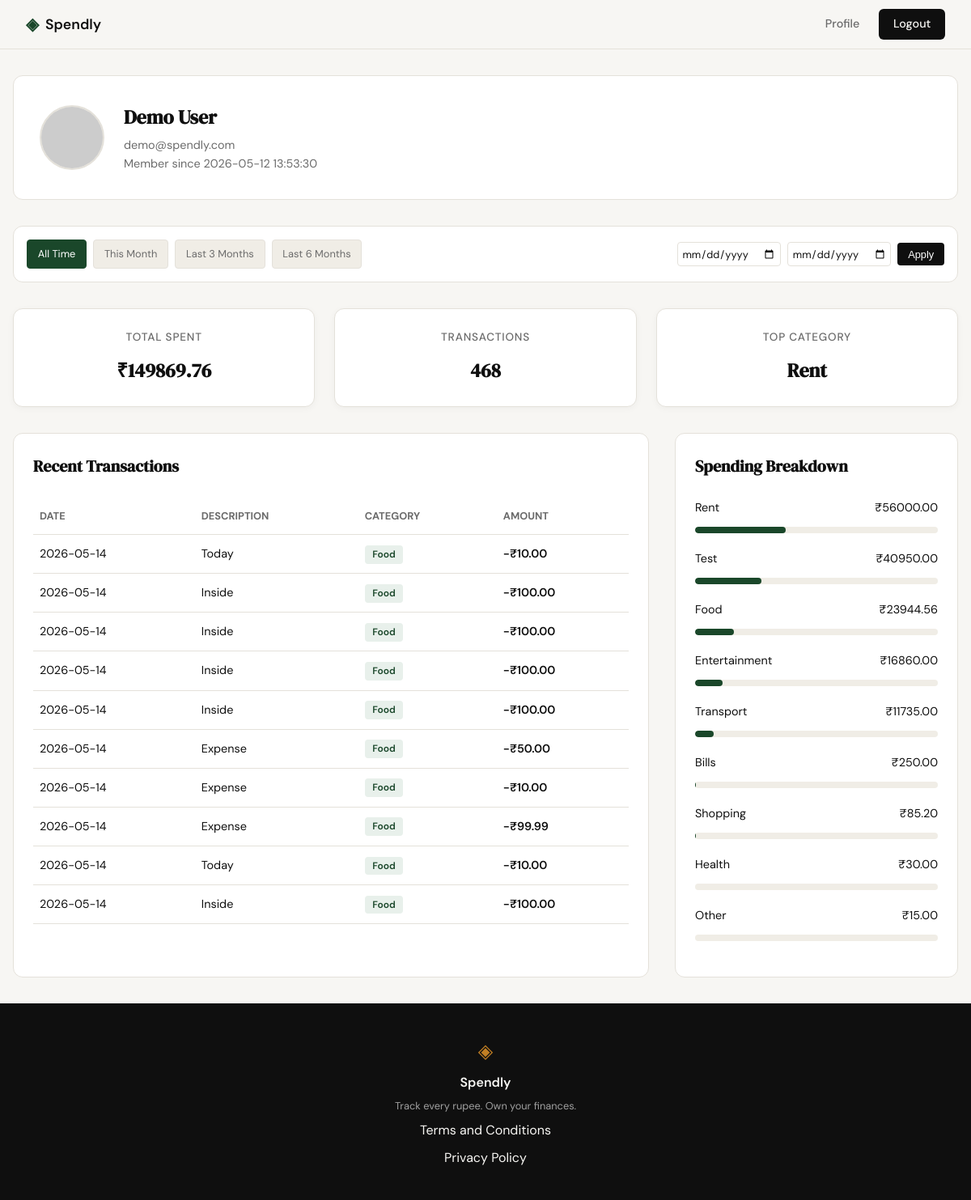
Screenshot of /profile (signed in) with the database file from the repository.
### tables this page shows
CREATE TABLE users (
            id INTEGER PRIMARY KEY AUTOINCREMENT,
            name TEXT NOT NULL,
            email TEXT UNIQUE NOT NULL,
            password_hash TEXT NOT NULL,
            created_at TEXT DEFAULT (datetime('now'))
        );

CREATE TABLE expenses (
            id INTEGER PRIMARY KEY AUTOINCREMENT,
            user_id INTEGER NOT NULL,
            amount REAL NOT NULL,
            category TEXT NOT NULL,
            date TEXT NOT NULL,
            description TEXT,
            created_at TEXT DEFAULT (datetime('now')),
            FOREIGN KEY (user_id) REFERENCES users (id)
        );

### app.py (the view)
@app.route("/profile")
@login_required
def profile():
    user_id = session.get("user_id")
    date_from = request.args.get("date_from")
    date_to = request.args.get("date_to")
    def validate_date(d):
        if not d: return None
        try:
            return datetime.strptime(d, "%Y-%m-%d").date().isoformat()
        except ValueError:
            return None
    date_from = validate_date(date_from)
    date_to = validate_date(date_to)
    if date_from and date_to and date_from > date_to:
        flash("Start date must be before end date.")
        date_from = date_to = None
    db = get_db()
    user_row = db.execute(
        "SELECT name, email, created_at FROM users WHERE id = ?",
        (user_id,)
    ).fetchone()
    db.close()
    stats_row = get_summary_stats(user_id, date_from, date_to)
    total_spent_val = stats_row["total_spent"] if stats_row and stats_row["total_spent"] is not None else 0.0
    transaction_count = stats_row["transaction_count"] if stats_row else 0
    categories_rows = get_category_breakdown(user_id, date_from, date_to)
    category_breakdown = []
    top_category = "N/A"
    for i, row in enumerate(categories_rows):
        category = row["category"]
        amount = row["total"]
        percentage = (amount / total_spent_val * 100) if total_spent_val > 0 else 0
        if i == 0:
            top_category = category
        category_breakdown.append({
            "category": category,
            "amount": f"₹{amount:.2f}",
            "percentage": round(percentage, 1)
        })
    transactions_rows = get_recent_transactions(user_id, date_from=date_from, date_to=date_to)
    user_profile = {
        "user": {
            "name": user_row["name"],
            "email": user_row["email"],
            "join_date": user_row["created_at"],
            "avatar": f"https://api.dicebear.com/7.x/avataaars/svg?seed={user_row['name']}"
        },
        "stats": {
            "total_spent": f"₹{total_spent_val:.2f}",
            "transaction_count": transaction_count,
            "top_category": top_category
        },
        "category_breakdown": category_breakdown,
        "transactions": [
            {
                "date": row["date"],
                "description": row["description"],
                "category": row["category"],
                "amount": f"-₹{row['amount']:.2f}"
            }
            for row in transactions_rows
        ]
    }
    today = date.today()
    this_month_start = today.replace(day=1).isoformat()
    this_month_end = today.isoformat()
    last_3m_start = (today - relativedelta(months=3)).isoformat()
    last_3m_end = today.isoformat()
    last_6m_start = (today - relativedelta(months=6)).isoformat()
    last_6m_end = today.isoformat()
    return render_template(
        "profile.html",
        profile=user_profile,
        date_from=date_from,
        date_to=date_to,
        this_month_start=this_month_start,
        this_month_end=this_month_end,
        last_3m_start=last_3m_start,
        last_3m_end=last_3m_end,
        last_6m_start=last_6m_start,
        last_6m_end=last_6m_end
    )

### app.py (called while the page is built)
def login_required(f):
    @wraps(f)
    def decorated_function(*args, **kwargs):
        if session.get("user_id") is None:
            return redirect(url_for("login"))
        return f(*args, **kwargs)
    return decorated_function

### database/db.py (called while the page is built)
def get_db():
    conn = sqlite3.connect(DATABASE)
    conn.row_factory = sqlite3.Row
    conn.execute("PRAGMA foreign_keys = ON")
    return conn

### database/queries.py (called while the page is built)
def get_summary_stats(user_id, date_from=None, date_to=None):
    db = get_db()
    query = "SELECT SUM(amount) as total_spent, COUNT(id) as transaction_count FROM expenses WHERE user_id = ?"
    params = [user_id]
    if date_from and date_to:
        query += " AND date BETWEEN ? AND ?"
        params.extend([date_from, date_to])
    row = db.execute(query, params).fetchone()
    db.close()
    return row

def get_recent_transactions(user_id, limit=10, date_from=None, date_to=None):
    db = get_db()
    query = "SELECT date, description, category, amount FROM expenses WHERE user_id = ?"
    params = [user_id]
    if date_from and date_to:
        query += " AND date BETWEEN ? AND ?"
        params.extend([date_from, date_to])
    query += " ORDER BY date DESC LIMIT ?"
    params.append(limit)
    rows = db.execute(query, params).fetchall()
    db.close()
    return rows

def get_category_breakdown(user_id, date_from=None, date_to=None):
    db = get_db()
    query = "SELECT category, SUM(amount) as total FROM expenses WHERE user_id = ?"
    params = [user_id]
    if date_from and date_to:
        query += " AND date BETWEEN ? AND ?"
        params.extend([date_from, date_to])
    query += " GROUP BY category ORDER BY total DESC"
    rows = db.execute(query, params).fetchall()
    db.close()
    return rows

### templates/profile.html (shortened to what this page needs)
{% extends "base.html" %}
{% block content %}
<link rel="stylesheet" href="{{ url_for('static', filename='css/profile.css') }}">
<div class="profile-container">
    <div class="profile-header-card">
        <img src="{{ profile.user.avatar }}" alt="User Avatar" class="profile-avatar">
        <div class="profile-info">
            <h2>{{ profile.user.name }}</h2>
            <p>{{ profile.user.email }}</p>
            <p>Member since {{ profile.user.join_date }}</p>
        </div>
    </div>
    <div class="filter-bar">
        <div class="filter-presets">
            <a href="{{ url_for('profile', date_from='', date_to='') }}"
               class="preset-btn {{ 'active' if not date_from and not date_to }}">All Time</a>
            <a href="{{ url_for('profile', date_from=this_month_start, date_to=this_month_end) }}"
               class="preset-btn {{ 'active' if date_from == this_month_start and date_to == this_month_end }}">This Month</a>
            <a href="{{ url_for('profile', date_from=last_3m_start, date_to=last_3m_end) }}"
               class="preset-btn {{ 'active' if date_from == last_3m_start and date_to == last_3m_end }}">Last 3 Months</a>
            <a href="{{ url_for('profile', date_from=last_6m_start, date_to=last_6m_end) }}"
               class="preset-btn {{ 'active' if date_from == last_6m_start and date_to == last_6m_end }}">Last 6 Months</a>
        </div >
        <form class="custom-range" method="GET" action="{{ url_for('profile') }}">
            <input type="date" name="date_from" value="{{ date_from or '' }}" placeholder="From">
            <input type="date" name="date_to" value="{{ date_to or '' }}" placeholder="To">
            <button type="submit" class="apply-btn">Apply</button>
        </form>
    </div>
    <div class="stats-grid">
        <div class="stat-card">
            <span class="stat-label">Total Spent</span>
            <span class="stat-value">{{ profile.stats.total_spent }}</span>
        </div>
        <div class="stat-card">
            <span class="stat-label">Transactions</span>
            <span class="stat-value">{{ profile.stats.transaction_count }}</span>
        </div>
        <div class="stat-card">
            <span class="stat-label">Top Category</span>
            <span class="stat-value">{{ profile.stats.top_category }}</span>
        </div>
    </div>
    <div class="dashboard-grid">
        <div class="data-card">
            <h3 class="card-title">Recent Transactions</h3>
            <table class="transaction-table">
                <thead>
                    <tr>
                        <th>Date</th>
                        <th>Description</th>
                        <th>Category</th>
                        <th>Amount</th>
                    </tr>
                </thead>
                <tbody>
                    {% for tx in profile.transactions %}
                    <tr>
                        <td>{{ tx.date }}</td>
                        <td>{{ tx.description }}</td>
                        <td><span class="category-badge">{{ tx.category }}</span></td>
                        <td class="amount-neg">{{ tx.amount }}</td>
                    </tr>
                    {% endfor %}
                </tbody>
            </table>
        </div>
        <div class="data-card">
            <h3 class="card-title">Spending Breakdown</h3>
            <div class="category-list">
                {% for cat in profile.category_breakdown %}
                <div class="category-item">
                    <div class="category-info">
                        <span>{{ cat.category }}</span>
                        <span>{{ cat.amount }}</span>
                    </div>
                    <div class="category-bar-container">
                        <div class="category-bar" style="width: {{ cat.percentage }}%;"></div>
                    </div>
                </div>
                {% endfor %}
            </div>
        </div>
    </div>
</div>
{% endblock %}

### templates/base.html (shortened to what this page needs)
<!DOCTYPE html>
<html lang="en">
<head>
    <link rel="stylesheet" href="{{ url_for('static', filename='css/style.css') }}">
</head>
<body>
    <nav class="navbar">
        <div class="nav-inner">
            <a href="{{ url_for('landing') }}" class="nav-brand">
                <span class="brand-icon">◈</span>
                <span class="brand-name">Spendly</span>
            </a>
            <div class="nav-links">
                {% if session.get('user_id') %}
                    <a href="{{ url_for('profile') }}">Profile</a>
                    <a href="{{ url_for('logout') }}" class="nav-cta">Logout</a>
                {% else %}
                    <a href="{{ url_for('login') }}">Sign in</a>
                    <a href="{{ url_for('register') }}" class="nav-cta">Get started</a>
                {% endif %}
            </div>
        </div>
    </nav>
    <main class="main-content">
        {% block content %}{% endblock %}
    </main>
    <footer class="footer">
        <div class="footer-inner">
            <span class="brand-icon">◈</span>
            <span class="footer-name">Spendly</span>
            <p class="footer-copy">Track every rupee. Own your finances.</p>
            <div class="footer-links" style="display: flex; flex-direction: column; gap: 8px;">
                <a href="{{ url_for('terms') }}">Terms and Conditions</a>
                <a href="{{ url_for('privacy') }}">Privacy Policy</a>
            </div>
        </div>
    </footer>
</body>
</html>

### static/css/style.css (style rules this page uses)
:root { --ink: #0f0f0f; --ink-soft: #2d2d2d; --ink-muted: #6b6b6b; --ink-faint: #a0a0a0; --paper: #f7f6f3; --paper-warm: #f0ede6; --paper-card: #ffffff; --accent: #1a472a; --accent-light: #e8f0eb; --accent-2: #c17f24; --accent-2-light: #fdf3e3; --danger: #c0392b; --danger-light: #fdecea; --border: #e4e1da; --border-soft: #eeebe4; --font-display: 'DM Serif Display', Georgia, serif; --font-body: 'DM Sans', system-ui, sans-serif; --max-width: 1200px; --auth-width: 440px; --radius-sm: 6px; --radius-md: 12px; --radius-lg: 20px; }
*, *::before, *::after { box-sizing: border-box; margin: 0; padding: 0; }
html { font-size: 16px; scroll-behavior: smooth; }
body { background: var(--paper); color: var(--ink); font-family: var(--font-body); font-size: 1rem; line-height: 1.6; -webkit-font-smoothing: antialiased; }
a { color: inherit; text-decoration: none; }
.navbar { position: sticky; top: 0; z-index: 100; background: var(--paper); border-bottom: 1px solid var(--border); padding: 0 2rem; }
.nav-inner { max-width: var(--max-width); margin: 0 auto; height: 60px; display: flex; align-items: center; justify-content: space-between; }
.nav-brand { display: flex; align-items: center; gap: 0.5rem; font-family: var(--font-body); font-weight: 600; font-size: 1.1rem; color: var(--ink); }
.brand-icon { color: var(--accent); font-size: 1.3rem; }
.brand-name { color: var(--ink); }
.nav-links { display: flex; align-items: center; gap: 1.5rem; font-size: 0.9rem; font-weight: 500; }
.nav-links a { color: var(--ink-muted); transition: color 0.2s; }
.nav-cta { background: var(--ink) !important; color: var(--paper) !important; padding: 0.45rem 1.1rem; border-radius: var(--radius-sm); transition: background 0.2s !important; }
.main-content { min-height: calc(100vh - 60px - 100px); }
.stat-card { background: var(--paper-card); border-radius: var(--radius-md); padding: 1rem; display: flex; flex-direction: column; gap: 0.25rem; box-shadow: 0 2px 8px rgba(0,0,0,0.04); }
.stat-label { font-size: 0.7rem; font-weight: 500; color: var(--ink-muted); text-transform: uppercase; letter-spacing: 0.04em; }
.stat-value { font-family: var(--font-display); font-size: 1.1rem; color: var(--ink); }
.category-bar { height: 100%; border-radius: 999px; transition: width 0.6s ease; }
.footer { background: var(--ink); color: var(--paper); padding: 2.5rem 2rem; text-align: center; }
.footer-inner { display: flex; flex-direction: column; align-items: center; gap: 0.4rem; }
.footer .brand-icon { color: var(--accent-2); font-size: 1.5rem; }
.footer-name { font-weight: 600; font-size: 1rem; }
.footer-copy { font-size: 0.8rem; color: var(--ink-faint); }

### static/css/profile.css (style rules this page uses)
.filter-bar { background: var(--paper-card); border: 1px solid var(--border); border-radius: var(--radius-md); padding: 1rem; margin-bottom: 2rem; display: flex; flex-wrap: wrap; align-items: center; justify-content: space-between; gap: 1rem; }
.filter-presets { display: flex; gap: 0.5rem; flex-wrap: wrap; }
.preset-btn { padding: 0.4rem 0.8rem; border: 1px solid var(--border); border-radius: 4px; background: var(--paper-warm); color: var(--ink-muted); text-decoration: none; font-size: 0.8rem; transition: all 0.2s ease; }
.preset-btn.active { background: var(--accent); color: white; border-color: var(--accent); }
.custom-range { display: flex; align-items: center; gap: 0.5rem; }
.custom-range input { padding: 0.3rem; border: 1px solid var(--border); border-radius: 4px; font-size: 0.8rem; color: var(--ink); background-color: var(--paper-card); font-family: inherit; }
.apply-btn { padding: 0.4rem 0.8rem; background: var(--ink); color: white; border: none; border-radius: 4px; cursor: pointer; font-size: 0.8rem; }

### rows the page displays
users: user.name "Demo User", user.email "demo@spendly.com", user.join_date "2026-05-12 13:53:30"
expenses: date "2026-05-14", description "Today", category "Food", amount "-₹10.00"
expenses: date "2026-05-14", description "Inside", category "Food", amount "-₹100.00"
expenses: date "2026-05-14", description "Inside", category "Food", amount "-₹100.00"
expenses: date "2026-05-14", description "Inside", category "Food", amount "-₹100.00"
expenses: date "2026-05-14", description "Inside", category "Food", amount "-₹100.00"
expenses: date "2026-05-14", description "Expense", category "Food", amount "-₹50.00"
expenses: date "2026-05-14", description "Expense", category "Food", amount "-₹10.00"
expenses: date "2026-05-14", description "Expense", category "Food", amount "-₹99.99"
expenses: date "2026-05-14", description "Today", category "Food", amount "-₹10.00"
expenses: date "2026-05-14", description "Inside", category "Food", amount "-₹100.00"

### other values shown
{{ profile.stats.total_spent }} "₹149869.76"
{{ profile.stats.transaction_count }} "468"
{{ profile.stats.top_category }} "Rent"
{{ cat.category }} "Rent" "Test" "Food" "Entertainment" "Transport" "Bills" "Shopping" "Health" "Other"
{{ cat.amount }} "₹56000.00" "₹40950.00" "₹23944.56" "₹16860.00" "₹11735.00" "₹250.00" "₹85.20" "₹30.00" "₹15.00"
